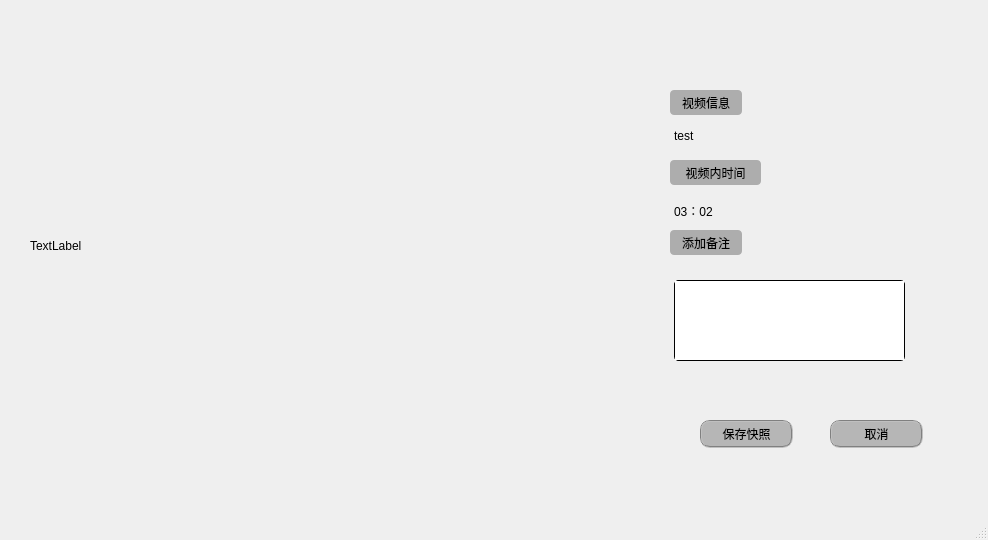
<?xml version="1.0" encoding="UTF-8"?>
<ui version="4.0">
 <class>MainWindow</class>
 <widget class="QMainWindow" name="MainWindow">
  <property name="geometry">
   <rect>
    <x>0</x>
    <y>0</y>
    <width>988</width>
    <height>540</height>
   </rect>
  </property>
  <property name="windowTitle">
   <string>MainWindow</string>
  </property>
  <widget class="QWidget" name="centralwidget">
   <widget class="QLabel" name="iamgeLabel">
    <property name="geometry">
     <rect>
      <x>30</x>
      <y>50</y>
      <width>551</width>
      <height>391</height>
     </rect>
    </property>
    <property name="text">
     <string>TextLabel</string>
    </property>
   </widget>
   <widget class="QPushButton" name="saveSnapshotPushButton">
    <property name="geometry">
     <rect>
      <x>700</x>
      <y>420</y>
      <width>93</width>
      <height>28</height>
     </rect>
    </property>
    <property name="styleSheet">
     <string notr="true">QPushButton{border-radius:10px;border: 2px groove gray;background-color: rgb(182, 182, 182);}

QPushButton:hover
{
    background-color:rgb(193, 205, 205);
}

QPushButton:pressed
{
    background-color:rgb(131, 139, 139);
    padding-left:3px;
    padding-top:3px;
}</string>
    </property>
    <property name="text">
     <string>保存快照</string>
    </property>
   </widget>
   <widget class="QPushButton" name="cancelPushButton">
    <property name="geometry">
     <rect>
      <x>830</x>
      <y>420</y>
      <width>93</width>
      <height>28</height>
     </rect>
    </property>
    <property name="styleSheet">
     <string notr="true">QPushButton{border-radius:10px;border: 2px groove gray;background-color: rgb(182, 182, 182);}

QPushButton:hover
{
    background-color:rgb(193, 205, 205);
}

QPushButton:pressed
{
    background-color:rgb(131, 139, 139);
    padding-left:3px;
    padding-top:3px;
}</string>
    </property>
    <property name="text">
     <string>取消</string>
    </property>
   </widget>
   <widget class="QLabel" name="label">
    <property name="geometry">
     <rect>
      <x>670</x>
      <y>230</y>
      <width>72</width>
      <height>25</height>
     </rect>
    </property>
    <property name="styleSheet">
     <string notr="true">font: 25 11pt &quot;Adobe 宋体 Std L&quot;;
background-color: rgb(173, 173, 173);
border-radius: 4px;   </string>
    </property>
    <property name="text">
     <string>添加备注</string>
    </property>
    <property name="alignment">
     <set>Qt::AlignCenter</set>
    </property>
   </widget>
   <widget class="QTextEdit" name="textEdit">
    <property name="geometry">
     <rect>
      <x>674</x>
      <y>280</y>
      <width>231</width>
      <height>81</height>
     </rect>
    </property>
    <property name="styleSheet">
     <string notr="true">border-radius: 4px;  
border-width: 1px;
border-style: solid;
border-color: rgb(0, 0, 0)</string>
    </property>
   </widget>
   <widget class="QLabel" name="snapshotVideoInfoLabel">
    <property name="geometry">
     <rect>
      <x>670</x>
      <y>90</y>
      <width>72</width>
      <height>25</height>
     </rect>
    </property>
    <property name="styleSheet">
     <string notr="true">font: 25 11pt &quot;Adobe 宋体 Std L&quot;;
background-color: rgb(173, 173, 173);
border-radius: 4px;   </string>
    </property>
    <property name="text">
     <string>视频信息</string>
    </property>
    <property name="alignment">
     <set>Qt::AlignCenter</set>
    </property>
   </widget>
   <widget class="QLabel" name="snapshotVideoInfoShowLabel">
    <property name="geometry">
     <rect>
      <x>674</x>
      <y>125</y>
      <width>231</width>
      <height>21</height>
     </rect>
    </property>
    <property name="text">
     <string>test</string>
    </property>
   </widget>
   <widget class="QLabel" name="snapshotVideoTimeLabel">
    <property name="geometry">
     <rect>
      <x>670</x>
      <y>160</y>
      <width>91</width>
      <height>25</height>
     </rect>
    </property>
    <property name="styleSheet">
     <string notr="true">font: 25 11pt &quot;Adobe 宋体 Std L&quot;;
background-color: rgb(173, 173, 173);
border-radius: 4px;   </string>
    </property>
    <property name="text">
     <string>视频内时间</string>
    </property>
    <property name="alignment">
     <set>Qt::AlignCenter</set>
    </property>
   </widget>
   <widget class="QLabel" name="snapshotVideoTimeShowLabel">
    <property name="geometry">
     <rect>
      <x>674</x>
      <y>200</y>
      <width>251</width>
      <height>21</height>
     </rect>
    </property>
    <property name="text">
     <string>03：02</string>
    </property>
   </widget>
  </widget>
  <widget class="QMenuBar" name="menubar">
   <property name="geometry">
    <rect>
     <x>0</x>
     <y>0</y>
     <width>988</width>
     <height>23</height>
    </rect>
   </property>
  </widget>
  <widget class="QStatusBar" name="statusbar"/>
 </widget>
 <resources/>
 <connections/>
</ui>
